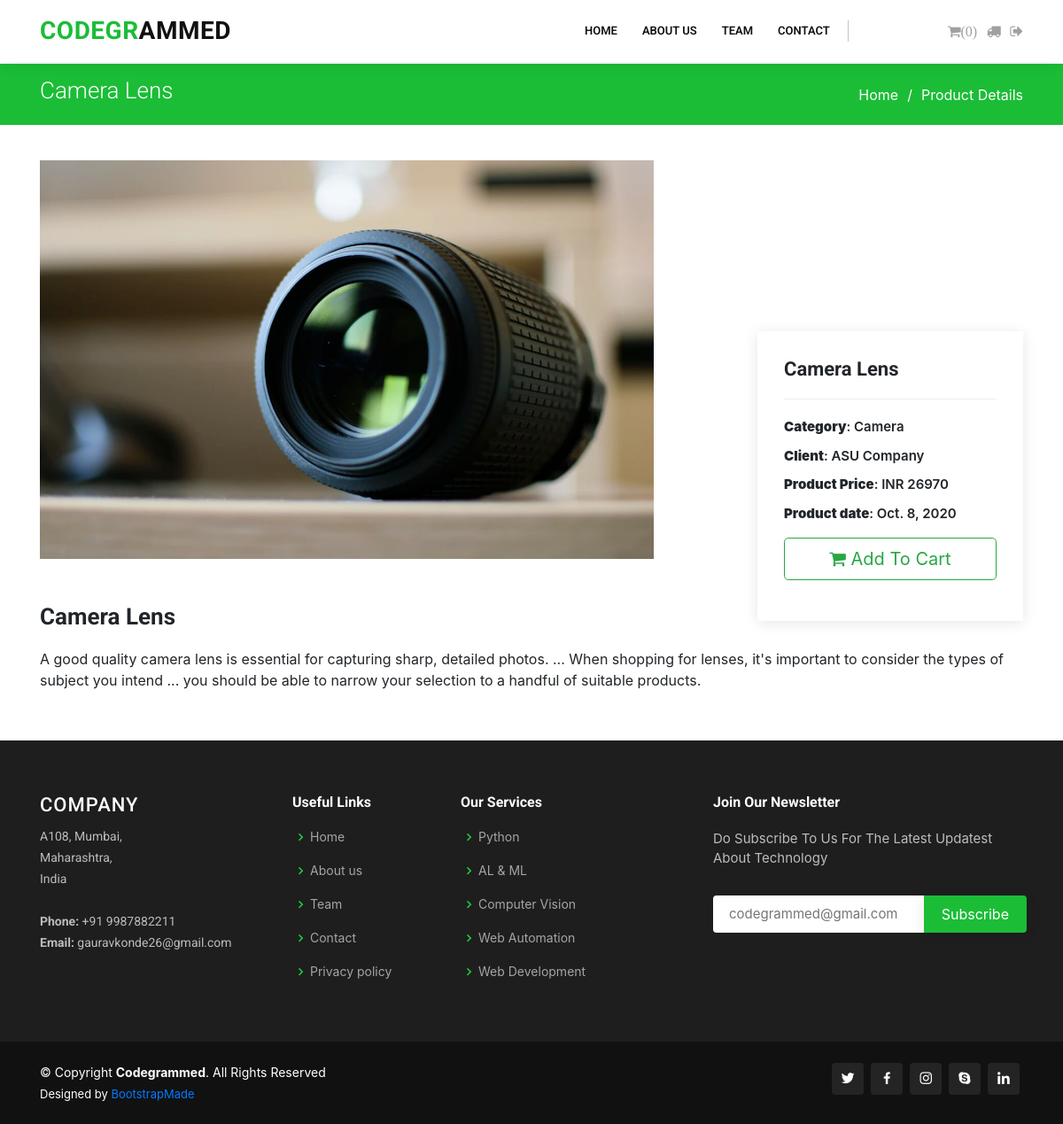
The app's page /shop/1 (signed in) with its own data.
### shop/models.py (models this page shows, shortened)
class Product(models.Model):
    product_id = models.AutoField(primary_key=True)
    product_name = models.CharField(max_length=100)
    category = models.CharField(max_length = 50, default = "")
    subcategory = models.CharField(max_length = 50, default="")
    price = models.IntegerField(default=0)
    desc = models.CharField(max_length = 300)
    pub_date = models.DateField()
    image = models.ImageField(upload_to="shop/images", default="")

### shop/views.py (the view)
# urls.py: path('<int:id>', views.product, name="product"),
def product(request, id):
    if request.user.is_authenticated is True:
        product = Product.objects.filter(product_id=id)
        params = {'product_id':product[0]}
        return render(request, 'shop/product_details.html', params)
    else:
        return redirect('/')

### shop/templates/shop/product_details.html
{%extends 'shop/base.html' %}
{% load static %}
{% block body%}
<link rel="stylesheet" href="https://cdnjs.cloudflare.com/ajax/libs/font-awesome/4.7.0/css/font-awesome.min.css">
<main id="main">
  <section id="breadcrumbs" class="breadcrumbs">
    <div class="container">
      <div class="d-flex justify-content-between align-items-center">
        <h2 id="namepr{{product_id.product_id}}">{{product_id.product_name}}</h2>
        <ol>
          <li><a href="/shop" style="text-decoration: none;">Home</a></li>
          <li>Product Details</li>
        </ol>
      </div>
    </div>
  </section>
  <section id="portfolio-details" class="portfolio-details">
    <div class="container" data-aos="fade-up">
      <div class="portfolio-details-container">
        <div class="owl-carousel portfolio-details-carousel">
          <img src="/media/{{product_id.image}}" style="height:450px; width:auto;" class="img-fluid" alt="">
        </div>
        <div class="portfolio-info" style="font-size: 58px; font-weight: 600; width: 300px;">
          <h3 id="namepr{{i.id}}">{{product_id.product_name}}</h3>
          <ul>
            <li><strong>Category</strong>: {{product_id.category}}</li>
            <li><strong>Client</strong>: ASU Company</li>
            <li id="pricepr{{product_id.product_id}}"><strong>Product Price</strong>: INR {{product_id.price}}</li>
            <li><strong>Product date</strong>: {{product_id.pub_date}}</li>
            <span id="divpr{{product_id.product_id}}" class="divpr">
              <button id="pr{{product_id.product_id}}" class="btn btn-outline-success btn-lg btn-block my-3 cart"><i
                  class="fa fa-shopping-cart cart"></i> Add To Cart</button>
            </span>
          </ul>
        </div>
      </div>
      <div class="portfolio-description">
        <h2>{{product_id.product_name}}</h2>
        <p>
          {{product_id.desc}}
        </p>
      </div>
    </div>
  </section>
</main>
{%endblock%}

### shop/templates/shop/base.html (shortened to what this page needs)
{% load static%}
<html>
<head>
  <link href="{% static 'assets/css/style.css' %}" rel="stylesheet">
  <link rel="stylesheet" href="https://cdnjs.cloudflare.com/ajax/libs/font-awesome/4.7.0/css/font-awesome.min.css">
  <link href="{% static 'assets/vendor/bootstrap/css/bootstrap.min.css'%}" rel="stylesheet">
  <link href="{% static 'assets/vendor/icofont/icofont.min.css'%}" rel="stylesheet">
  <link href="{% static 'assets/vendor/boxicons/css/boxicons.min.css'%}" rel="stylesheet">
  <link href="{% static 'assets/vendor/animate.css/animate.min.css'%}" rel="stylesheet">
  <link href="{% static 'assets/vendor/venobox/venobox.css'%}" rel="stylesheet">
  <link href="{% static 'assets/vendor/owl.carousel/assets/owl.carousel.min.css'%}" rel="stylesheet">
  <link href="{% static 'assets/vendor/aos/aos.css'%}" rel="stylesheet">
  <link href="{% static 'assets/vendor/remixicon/remixicon.css'%}" rel="stylesheet">
</head>
<body>
  <header id="header" class="fixed-top">
    <div class="container d-flex align-items-center">
      <h1 class="logo mr-auto"><a href="/shop" style="text-decoration: none;"><span>Codegr</span>ammed</a></h1>
      <nav class="nav-menu d-none d-lg-block">
        <ul>
          {%block navhome%}<li><a href="/" style="text-decoration: none;">Home</a></li>{%endblock%}
          {%block navabout%}<li><a href="/shop/about" style="text-decoration: none;">About Us</a>{%endblock%}
            {%block navteam%}
          <li><a href="/shop/team" style="text-decoration: none;">Team</a></li>{%endblock%}
          {%block navcontact%}<li><a href="/shop/contact" style="text-decoration: none;">Contact</a></li>{%endblock%}
        </ul>
      </nav>
      <div class="header-social-links">
        <a href="https://twitter.com/KondeGaurav" class="twitter" style="text-decoration: none;"><i
            class="icofont-twitter"></i></a>
        <a href="https://www.facebook.com/gaurav.konde.71" class="facebook" style="text-decoration: none;"><i
            class="icofont-facebook"></i></a>
        <a href="https://www.instagram.com/codegrammed/" class="instagram" style="text-decoration: none;"><i
            class="icofont-instagram"></i></a>
        <a href="https://www.linkedin.com/in/gaurav-konde-51aab6193" class="linkedin" style="text-decoration: none;"><i
            class="icofont-linkedin"></i></i></a>
        <a href="/shop/checkout" id="popcart" title="Cart Items" class="fa fa-shopping-cart"
          style="text-decoration: none; " data-placement="bottom" data-html="true" data-toggle="popover">(<span
            id="cart">0</span>)</a>
        <a href="/shop/tracker" title="Order Tracker"><i class="fa fa-truck" aria-hidden="true"></i></a>
        <a href="/logout" title="logout" style="text-decoration: none;"><i class="fa fa-sign-out"></i></a>
      </div>
    </div>
  </header>
  {% block body%}{%endblock%}
  {%block footer%}
  <footer id="footer">
    <div class="footer-top">
      <div class="container">
        <div class="row">
          <div class="col-lg-3 col-md-6 footer-contact">
            <h3>Company</h3>
            <p>
              A108, Mumbai, <br>
              Maharashtra,<br>
              India <br><br>
              <strong>Phone:</strong> +91 9987882211<br>
              <strong>Email:</strong> gauravkonde26@gmail.com<br>
            </p>
          </div>
          <div class="col-lg-2 col-md-6 footer-links">
            <h4>Useful Links</h4>
            <ul>
              <li><i class="bx bx-chevron-right"></i> <a href="/shop">Home</a></li>
              <li><i class="bx bx-chevron-right"></i> <a href="/shop/about">About us</a></li>
              <li><i class="bx bx-chevron-right"></i> <a href="/shop/team">Team</a></li>
              <li><i class="bx bx-chevron-right"></i> <a href="/shop/contact">Contact</a></li>
              <li><i class="bx bx-chevron-right"></i> <a>Privacy policy</a></li>
            </ul>
          </div>
          <div class="col-lg-3 col-md-6 footer-links">
            <h4>Our Services</h4>
            <ul>
              <li><i class="bx bx-chevron-right"></i> <a>Python</a></li>
              <li><i class="bx bx-chevron-right"></i> <a>AL & ML</a></li>
              <li><i class="bx bx-chevron-right"></i> <a>Computer Vision</a></li>
              <li><i class="bx bx-chevron-right"></i> <a>Web Automation</a></li>
              <li><i class="bx bx-chevron-right"></i> <a>Web Development</a></li>
            </ul>
          </div>
          <div class="col-lg-4 col-md-6 footer-newsletter">
            <h4>Join Our Newsletter</h4>
            <p>Do Subscribe To Us For The Latest Updatest About Technology</p>
            <form action="subscriber" method="post">{%csrf_token%}
              <input type="email" name="email" placeholder="codegrammed@gmail.com" required><input type="submit"
                value="Subscribe">
            </form>
          </div>
        </div>
      </div>
    </div>
    <div class="container d-md-flex py-4">
      <div class="mr-md-auto text-center text-md-left">
        <div class="copyright">
          &copy; Copyright <strong><span>Codegrammed</span></strong>. All Rights Reserved
        </div>
        <div class="credits">
          Designed by <a href="https://bootstrapmade.com/">BootstrapMade</a>
        </div>
      </div>
      <div class="social-links text-center text-md-right pt-3 pt-md-0">
        <a href="#" class="twitter"><i class="bx bxl-twitter"></i></a>
        <a href="#" class="facebook"><i class="bx bxl-facebook"></i></a>
        <a href="#" class="instagram"><i class="bx bxl-instagram"></i></a>
        <a href="#" class="google-plus"><i class="bx bxl-skype"></i></a>
        <a href="#" class="linkedin"><i class="bx bxl-linkedin"></i></a>
      </div>
    </div>
  </footer>
  {%endblock%}
</body>
</html>

### records on screen
Product: product_name "Camera Lens", image (picture), category "Camera", price "26970", pub_date "Oct. 8, 2020", desc "A good quality camera lens is essential for capturing sharp, detailed photos. ... When shopping for lenses, it's important to consider the types of subject you intend ... you should be able to narrow your selection to a handful of suitable products."
